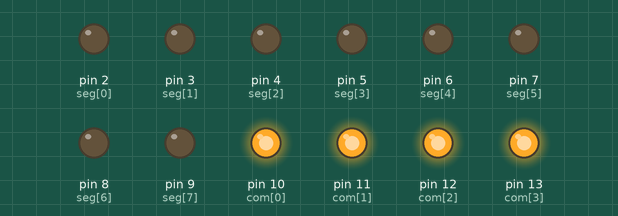
This sketch was run on a simulated Arduino Uno, built with avr-gcc and run on an emulated ATmega328P. On the bench: output pins drawn as LEDs (lit = HIGH).

Above: at 0.1 s.
Timing chart, 0 to 1.6 s (numbered marks = the images above):
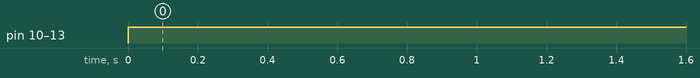

The sketch:

4FND_ON.ino
```cpp
int seg[8] = { 2, 3, 4, 5, 6, 7, 8, 9 };
int com[4] = { 10, 11, 12, 13 };
int i, j;

void setup() {
  for (i = 0; i < 8; i++)
    pinMode(seg[i], OUTPUT);
  for (i = 0; i < 4; i++)
    pinMode(com[i], OUTPUT);
}

void loop() {
  for (i = 0; i < 4; i++)
    digitalWrite(com[i], HIGH);
  for (i = 0; i < 8; i++)
    digitalWrite(seg[i], LOW);
}
```

Measured:
- by itself, pin 10 (com[0]), pin 11 (com[1]), pin 12 (com[2]), pin 13 (com[3]): LOW → HIGH at 0.00 s
